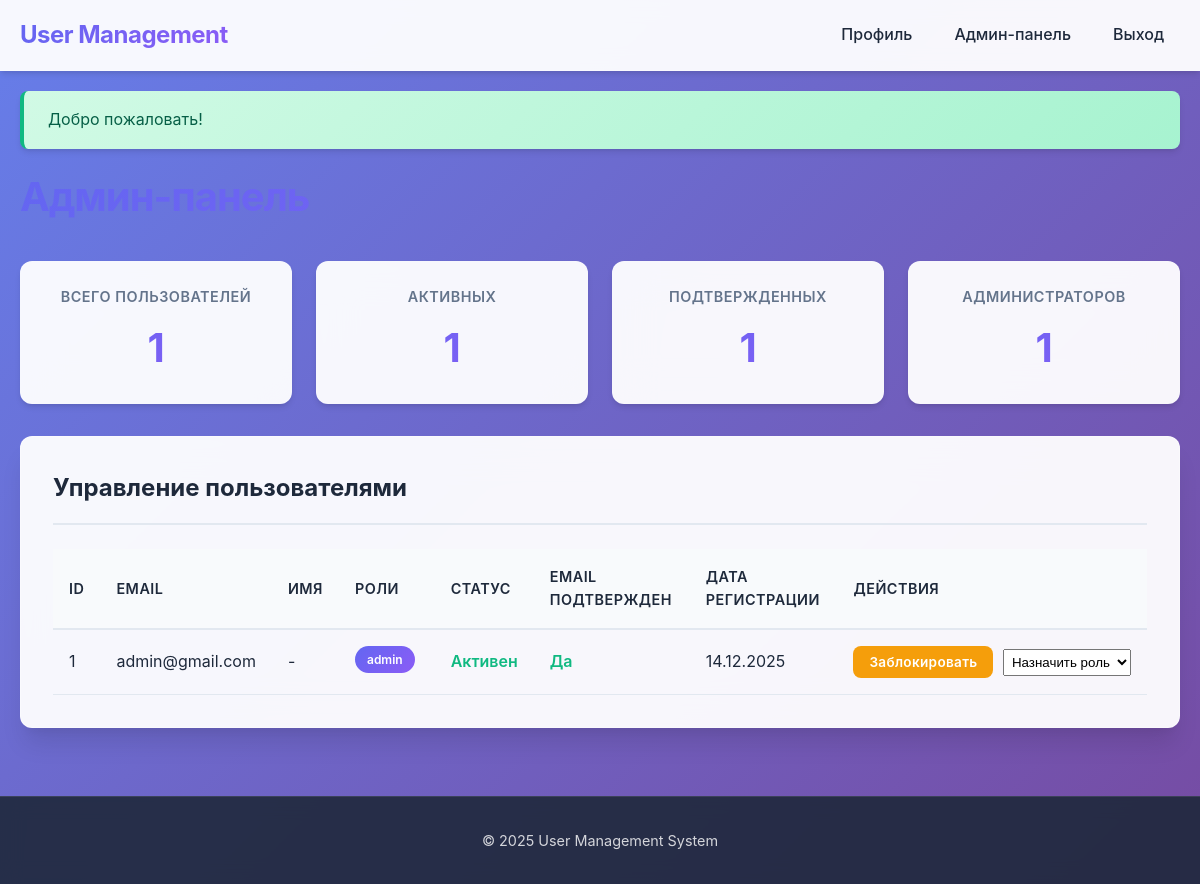
The page /admin (signed in) on the database its author committed.
### tables this page shows
CREATE TABLE users (
    id INT PRIMARY KEY AUTO_INCREMENT,
    email VARCHAR(255) UNIQUE NOT NULL,
    password_hash VARCHAR(255) NOT NULL,
    email_verified_at TIMESTAMP NULL,
    is_active BOOLEAN DEFAULT TRUE,
    created_at TIMESTAMP DEFAULT CURRENT_TIMESTAMP,
    updated_at TIMESTAMP DEFAULT CURRENT_TIMESTAMP ON UPDATE CURRENT_TIMESTAMP
);

### includes/functions.php (called while the page is built, shortened)
<?php
function config(string $file): array
{
    $path = __DIR__ . '/../config/' . $file . '.php';
    return require $path;
}
function view(string $view, array $data = []): void
{
    extract($data);
    $viewPath = __DIR__ . '/../views/' . $view . '.php';
    require $viewPath;
}
function flash(string $key, $value = null)
{
    if ($value === null) {
        $message = $_SESSION['flash'][$key] ?? null;
        return $message;
    }
}
function isAuthenticated(): bool
{
    return isset($_SESSION['user_id']);
}
function currentUser(): ?array
{
    return $_SESSION['user'] ?? null;
}
function hasRole(string $roleName): bool
{
    $user = currentUser();
    return in_array($roleName, $user['roles'] ?? []);
}
function formatDate(?string $date, string $format = 'd.m.Y'): string
{
    return date($format, strtotime($date));
}

### controllers/BaseController.php (called while the page is built, shortened)
<?php
class BaseController
{
    protected function render(string $view, array $data = []): void
    {
        view($view, $data);
    }
}

### controllers/AdminController.php (called while the page is built, shortened)
<?php
class AdminController extends BaseController
{
    public function index(): void
    {
        $users = $this->_getAllUsers();
        $stats = $this->_getStats();
        $this->render('admin/index', [
            'users' => $users,
            'stats' => $stats
        ]);
    }
    private function _getAllUsers(): array
    {
        $users = Database::fetchAll(
            "SELECT u.*,
             GROUP_CONCAT(r.name) as roles,
             up.first_name, up.last_name
             FROM users u
             LEFT JOIN user_roles ur ON u.id = ur.user_id
             LEFT JOIN roles r ON ur.role_id = r.id
             LEFT JOIN user_profiles up ON u.id = up.user_id
             GROUP BY u.id
             ORDER BY u.created_at DESC"
        );
        return $users;
    }
    private function _getStats(): array
    {
        $totalUsers = Database::fetchOne("SELECT COUNT(*) as count FROM users")['count'];
        $activeUsers = Database::fetchOne("SELECT COUNT(*) as count FROM users WHERE is_active = 1")['count'];
        $verifiedUsers = Database::fetchOne("SELECT COUNT(*) as count FROM users WHERE email_verified_at IS NOT NULL")['count'];
        $admins = Database::fetchOne(
            "SELECT COUNT(DISTINCT ur.user_id) as count
             FROM user_roles ur
             INNER JOIN roles r ON ur.role_id = r.id
             WHERE r.name = 'admin'"
        )['count'];
        return [
            'total_users' => $totalUsers,
            'active_users' => $activeUsers,
            'verified_users' => $verifiedUsers,
            'admins' => $admins
        ];
    }
}

### models/Database.php (called while the page is built, shortened)
<?php
class Database
{
    private static ?PDO $_instance = null;
    private function __construct()
    {
        $config = config('database');
        $dsn = "mysql:host={$config['host']};dbname={$config['dbname']};charset={$config['charset']}";
        try {
            $this->_connection = new PDO($dsn, $config['username'], $config['password'], $config['options']);
        } catch (PDOException $e) {
            throw new Exception("Database connection failed: " . $e->getMessage());
        }
    }
    public static function getInstance(): PDO
    {
        if (self::$_instance === null) {
            $db = new self();
            self::$_instance = $db->_connection;
        }
        return self::$_instance;
    }
    public static function query(string $sql, array $params = []): PDOStatement
    {
        $stmt = self::getInstance()->prepare($sql);
        $stmt->execute($params);
        return $stmt;
    }
    public static function fetchOne(string $sql, array $params = []): ?array
    {
        $stmt = self::query($sql, $params);
        $result = $stmt->fetch();
        return $result ?: null;
    }
    public static function fetchAll(string $sql, array $params = []): array
    {
        $stmt = self::query($sql, $params);
        return $stmt->fetchAll();
    }
}

### includes/autoload.php (called while the page is built, shortened)
<?php
spl_autoload_register(function ($className) {
    $baseDir = __DIR__ . '/../';
    $directories = ['models', 'controllers', 'services'];
    foreach ($directories as $directory) {
        $file = $baseDir . $directory . '/' . $className . '.php';
        if (file_exists($file)) {
            return;
        }
    }
});
require_once __DIR__ . '/functions.php';

### config/database.php (called while the page is built)
<?php
return [
    'host' => getenv('DB_HOST') ?: 'localhost',
    'dbname' => getenv('DB_NAME') ?: 'user_management',
    'username' => getenv('DB_USER') ?: 'root',
    'password' => getenv('DB_PASSWORD') ?: '',
    'charset' => 'utf8mb4',
    'options' => [
        PDO::ATTR_ERRMODE => PDO::ERRMODE_EXCEPTION,
        PDO::ATTR_DEFAULT_FETCH_MODE => PDO::FETCH_ASSOC,
        PDO::ATTR_EMULATE_PREPARES => false
    ]
];

### views/admin/index.php (the view, shortened to what this page needs)
<?php
require __DIR__ . '/../layouts/header.php';
?>
<div class="admin-container">
    <div class="admin-header">
        <h1>Админ-панель</h1>
    </div>
    <div class="stats-grid">
        <div class="stat-card">
            <h3>Всего пользователей</h3>
            <p class="stat-number"><?= $stats['total_users'] ?></p>
        </div>
        <div class="stat-card">
            <h3>Активных</h3>
            <p class="stat-number"><?= $stats['active_users'] ?></p>
        </div>
        <div class="stat-card">
            <h3>Подтвержденных</h3>
            <p class="stat-number"><?= $stats['verified_users'] ?></p>
        </div>
        <div class="stat-card">
            <h3>Администраторов</h3>
            <p class="stat-number"><?= $stats['admins'] ?></p>
        </div>
    </div>
    <div class="admin-card">
        <h2>Управление пользователями</h2>
        <div class="users-table">
            <table>
                <thead>
                    <tr>
                        <th>ID</th>
                        <th>Email</th>
                        <th>Имя</th>
                        <th>Роли</th>
                        <th>Статус</th>
                        <th>Email подтвержден</th>
                        <th>Дата регистрации</th>
                        <th>Действия</th>
                    </tr>
                </thead>
                <tbody>
                    <?php foreach ($users as $user): ?>
                        <tr>
                            <td><?= $user['id'] ?></td>
                            <td><?= htmlspecialchars($user['email']) ?></td>
                            <td>
                                <?php
                                $name = trim(($user['first_name'] ?? '') . ' ' . ($user['last_name'] ?? ''));
                                echo htmlspecialchars($name ?: '-');
                                ?>
                            </td>
                            <td>
                                <?php foreach ($user['roles'] as $role): ?>
                                    <span class="role-badge"><?= htmlspecialchars($role) ?></span>
                                <?php endforeach; ?>
                            </td>
                            <td>
                                <?php if ($user['is_active']): ?>
                                    <span class="status-active">Активен</span>
                                <?php else: ?>
                                    <span class="status-inactive">Заблокирован</span>
                                <?php endif; ?>
                            </td>
                            <td>
                                <?php if ($user['email_verified_at']): ?>
                                    <span class="status-verified">Да</span>
                                <?php else: ?>
                                    <span class="status-unverified">Нет</span>
                                <?php endif; ?>
                            </td>
                            <td><?= formatDate($user['created_at']) ?></td>
                            <td class="actions">
                                <form method="POST" action="/admin/toggle-user" style="display: inline;">
                                    <button type="submit" class="btn btn-small <?= $user['is_active'] ? 'btn-warning' : 'btn-success' ?>">
                                        <?= $user['is_active'] ? 'Заблокировать' : 'Разблокировать' ?>
                                    </button>
                                </form>
                                <form method="POST" action="/admin/assign-role" style="display: inline; margin-left: 5px;">
                                    <select name="role" onchange="this.form.submit()" style="padding: 0.25rem;">
                                        <option value="">Назначить роль</option>
                                    </select>
                                </form>
                            </td>
                        </tr>
                    <?php endforeach; ?>
                </tbody>
            </table>
        </div>
    </div>
</div>
<?php require __DIR__ . '/../layouts/footer.php'; ?>

### index.php (shortened to what this page needs)
<?php
require_once __DIR__ . '/includes/autoload.php';
$requestUri = $_SERVER['REQUEST_URI'];
$requestMethod = $_SERVER['REQUEST_METHOD'];
$path = parse_url($requestUri, PHP_URL_PATH);
$path = rtrim($path, '/') ?: '/';
$routes = [
    'GET' => [
        '/' => function() {
            view('index');
        },
        '/login' => function() {
            (new AuthController())->showLogin();
        },
        '/register' => function() {
            (new AuthController())->showRegister();
        },
        '/verify-email' => function() {
            (new AuthController())->showVerifyEmail();
        },
        '/forgot-password' => function() {
            (new PasswordController())->showForgotPassword();
        },
        '/reset-password' => function() {
            (new PasswordController())->showResetPassword();
        },
        '/new-password' => function() {
            (new PasswordController())->showNewPassword();
        },
        '/profile' => function() {
            (new ProfileController())->showProfile();
        },
        '/profile/edit' => function() {
            (new ProfileController())->showEdit();
        },
        '/admin' => function() {
            (new AdminController())->index();
        },
        '/logout' => function() {
            (new AuthController())->logout();
        }
    ],
    'POST' => [
        '/login' => function() {
            (new AuthController())->login();
        },
        '/register' => function() {
            (new AuthController())->register();
        },
        '/verify-email' => function() {
            (new AuthController())->verifyEmail();
        },
        '/forgot-password' => function() {
            (new PasswordController())->forgotPassword();
        },
        '/reset-password' => function() {
            (new PasswordController())->verifyResetCode();
        },
        '/new-password' => function() {
            (new PasswordController())->setNewPassword();
        },
        '/profile/update' => function() {
            (new ProfileController())->update();
        },
        '/profile/change-password' => function() {
            (new ProfileController())->changePassword();
        },
        '/admin/toggle-user' => function() {
            (new AdminController())->toggleUserStatus();
        },
        '/admin/assign-role' => function() {
            (new AdminController())->assignRole();
        }
    ]
];
if (isset($routes[$requestMethod][$path])) {
    try {
        $routes[$requestMethod][$path]();
    } catch (Exception $e) {
        http_response_code(500);
        echo "Ошибка: " . htmlspecialchars($e->getMessage());
    }
} else {
    http_response_code(404);
    echo "Страница не найдена";
}

### views/layouts/header.php (shortened to what this page needs)
<!DOCTYPE html>
<html lang="ru">
<head>
    <link rel="stylesheet" href="/public/css/style.css">
</head>
<body>
    <?php if (isAuthenticated()): ?>
        <?php require __DIR__ . '/navigation.php'; ?>
    <?php endif; ?>
    <main class="container">
        <?php
        $success = flash('success');
        ?>
        <?php if ($success): ?>
            <div class="alert alert-success"><?= htmlspecialchars($success) ?></div>
        <?php endif; ?>

### views/layouts/navigation.php
<nav class="navbar">
    <div class="nav-container">
        <a href="/" class="nav-logo">User Management</a>
        <ul class="nav-menu">
            <li><a href="/profile">Профиль</a></li>
            <?php if (hasRole('admin')): ?>
                <li><a href="/admin">Админ-панель</a></li>
            <?php endif; ?>
            <li><a href="/logout">Выход</a></li>
        </ul>
    </div>
</nav>

### views/layouts/footer.php (shortened to what this page needs)
    </main>
    <footer class="footer">
        <p>&copy; <?= date('Y') ?> User Management System</p>
    </footer>
</body>
</html>

### rows shown on the page
users: id "1", email "admin@gmail.com", name "-", role "admin", is_active "Активен", shows "Да", created_at "14.12.2025"

### other values the page prints
$success "Добро пожаловать!"
$stats['total_users'] "1"
$stats['active_users'] "1"
$stats['verified_users'] "1"
$stats['admins'] "1"
